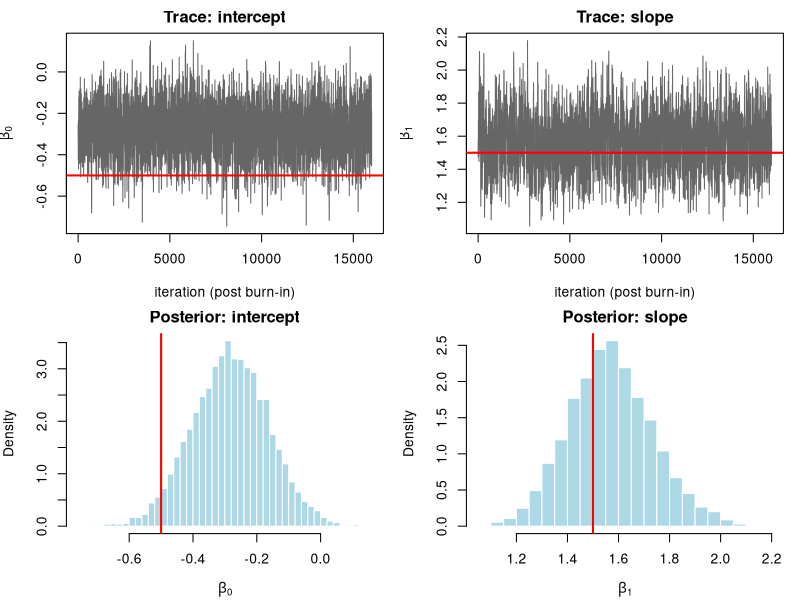
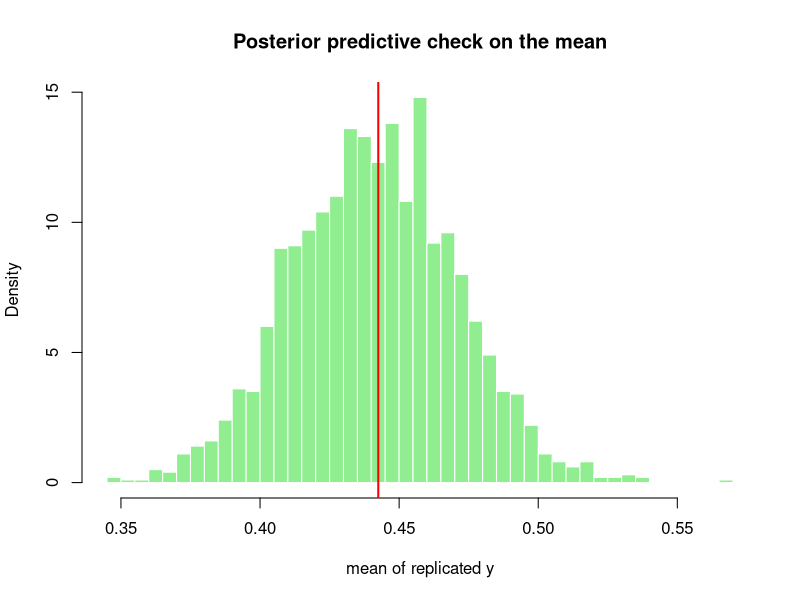

Here is the R script that generated these plots, in order:
## ---- chunk 1
set.seed(1301)

# Simulate data from a known logistic model
n <- 400
x <- rnorm(n)
beta_true <- c(-0.5, 1.5)      # intercept, slope
eta <- beta_true[1] + beta_true[2] * x
p <- 1 / (1 + exp(-eta))
y <- rbinom(n, size = 1, prob = p)

# Unnormalized log posterior: log-likelihood + log-prior
log_posterior <- function(beta, x, y, prior_sd = 5) {
  eta <- beta[1] + beta[2] * x
  # numerically stable Bernoulli log-likelihood
  loglik <- sum(y * eta - log1p(exp(eta)))
  logprior <- sum(dnorm(beta, mean = 0, sd = prior_sd, log = TRUE))
  loglik + logprior
}

# Random-walk Metropolis-Hastings with a symmetric Gaussian proposal
metropolis <- function(log_post, init, n_iter, proposal_sd, ...) {
  p <- length(init)
  draws <- matrix(NA_real_, nrow = n_iter, ncol = p)
  current <- init
  current_lp <- log_post(current, ...)
  n_accept <- 0
  for (t in seq_len(n_iter)) {
    candidate <- current + rnorm(p, mean = 0, sd = proposal_sd)
    cand_lp <- log_post(candidate, ...)
    # symmetric proposal so the acceptance ratio is the posterior ratio
    log_alpha <- cand_lp - current_lp
    if (log(runif(1)) < log_alpha) {
      current <- candidate
      current_lp <- cand_lp
      n_accept <- n_accept + 1
    }
    draws[t, ] <- current
  }
  list(draws = draws, accept_rate = n_accept / n_iter)
}

n_iter <- 20000
fit <- metropolis(log_posterior, init = c(0, 0),
                  n_iter = n_iter, proposal_sd = 0.12,
                  x = x, y = y)

# Discard a burn-in period, then summarize
burnin <- 4000
post <- fit$draws[(burnin + 1):n_iter, ]
colnames(post) <- c("beta0", "beta1")

cat(sprintf("Acceptance rate: %.2f\n", fit$accept_rate))
post_summary <- t(apply(post, 2, function(z)
  c(mean = mean(z),
    sd = sd(z),
    q2.5 = quantile(z, 0.025),
    q97.5 = quantile(z, 0.975))))
print(round(post_summary, 3))

# Figure: trace plots and posterior histograms
op <- par(mfrow = c(2, 2), mar = c(4, 4, 2, 1))
plot(post[, "beta0"], type = "l", col = "grey40",
     xlab = "iteration (post burn-in)", ylab = expression(beta[0]),
     main = "Trace: intercept")
abline(h = beta_true[1], col = "red", lwd = 2)
plot(post[, "beta1"], type = "l", col = "grey40",
     xlab = "iteration (post burn-in)", ylab = expression(beta[1]),
     main = "Trace: slope")
abline(h = beta_true[2], col = "red", lwd = 2)
hist(post[, "beta0"], breaks = 40, col = "lightblue", border = "white",
     xlab = expression(beta[0]), main = "Posterior: intercept", freq = FALSE)
abline(v = beta_true[1], col = "red", lwd = 2)
hist(post[, "beta1"], breaks = 40, col = "lightblue", border = "white",
     xlab = expression(beta[1]), main = "Posterior: slope", freq = FALSE)
abline(v = beta_true[2], col = "red", lwd = 2)
par(op)
## ---- chunk 2
glm_fit <- glm(y ~ x, family = binomial())
round(coef(glm_fit), 3)        # compare with posterior means above
## ---- chunk 3
set.seed(7)
S <- 2000
idx <- sample(nrow(post), S, replace = TRUE)   # posterior draws to use
rep_means <- numeric(S)
for (s in seq_len(S)) {
  b <- post[idx[s], ]
  eta_s <- b[1] + b[2] * x
  p_s <- 1 / (1 + exp(-eta_s))
  y_rep <- rbinom(length(x), size = 1, prob = p_s)
  rep_means[s] <- mean(y_rep)
}

obs_mean <- mean(y)
ppc_p <- mean(rep_means >= obs_mean)   # a Bayesian posterior predictive p-value

hist(rep_means, breaks = 40, col = "lightgreen", border = "white",
     xlab = "mean of replicated y", freq = FALSE,
     main = "Posterior predictive check on the mean")
abline(v = obs_mean, col = "red", lwd = 2)

cat(sprintf("Observed mean: %.3f\n", obs_mean))
cat(sprintf("Posterior predictive p-value: %.3f\n", ppc_p))
